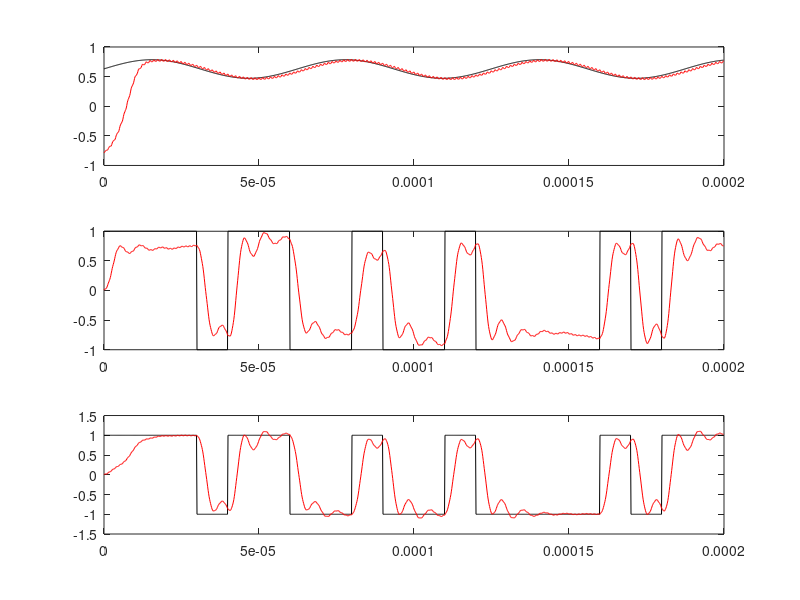

This figure's MATLAB source:
%sim_squaring_loop.m
% simulates a PLL with squaring loop (Fig. 8.5)
clear, clf
Ts=1e-5; Ns=64; T=Ts/Ns;
wc=8*pi/Ts;  
ds=randint(1,20)*2-1; % A sequence of BPSK symbols
N_ds=length(ds); NT= N_ds*Ns;
th=pi/5 +pi/20*sin([1:NT]*pi/200); % Time-varying phase of input 
% Elliptic Digital Filter Design
fp=0.05; fs=0.1; Rp=3; As=40;
[Norder,fc0]= ellipord(fp,fs,Rp,As); % Order of digital elliptic filter
[Bde,Ade]= ellip(Norder,Rp,As,fc0); % Num/Den of elliptic filter
NB=length(Bde); NA=length(Ade);
lb_ve=10; b_ve=zeros(1,lb_ve); % initialize buffer for ve
thh_s2(1)=0;
vLF(1)=0; KvT=10/Ts*T; 
for KC=0:1
   n=1; 
   zi=zeros(1,max(NA,NB)-1); % Initial state of the LPF
   for k=1:N_ds  % Symbol-by-symbol processing
      d(k)=ds(k); % BPSK symbol to transmit
      for m=1:Ns
         t(n)=(n-1)*T;  wct=wc*t(n); wct2=wct*2;
         dt(n)=d(k); r(n)= d(k)*cos(wct+th(n)); % Received signal
         if KC==0 % multiplying with non-phase-compensated carrier
           r_dem(n)=r(n)*2*cos(wct); 
          else % multiplying with phase-compensated carrier
           vVCO(n)= cos(wct2+thh_s2(n)); % VCO output
           ve(n)= r(n)^2*vVCO(n); % Input to LF (Eq.(8.4.2))
           vLF(n+1)= vLF(n)+(ve(n)-b_ve(1))*KvT; %LF output
           b_ve= [b_ve(2:lb_ve) ve(n)]; % Buffer for ve(t)
           thh_s2(n+1)= thh_s2(n)+KvT*vLF(n+1); % Phase estimate
           % r(t) multiplied by the frequency divider output
           thh(n)= (thh_s2(n)-pi/2)/2; % Eq.(8.4.5)
           r_dem(n)=r(n)*2*cos(wct+thh(n)); % Demodulation
         end 
         [dh(n),zi]=filter(Bde,Ade,r_dem(n),zi); % sample by sample
         n=n+1;
      end     
   end
   if KC>0,  subplot(311), plot(t,th,'k', t,thh,'r');  end
   subplot(312+KC), plot(t,dt,'k', t,dh,'r')
end